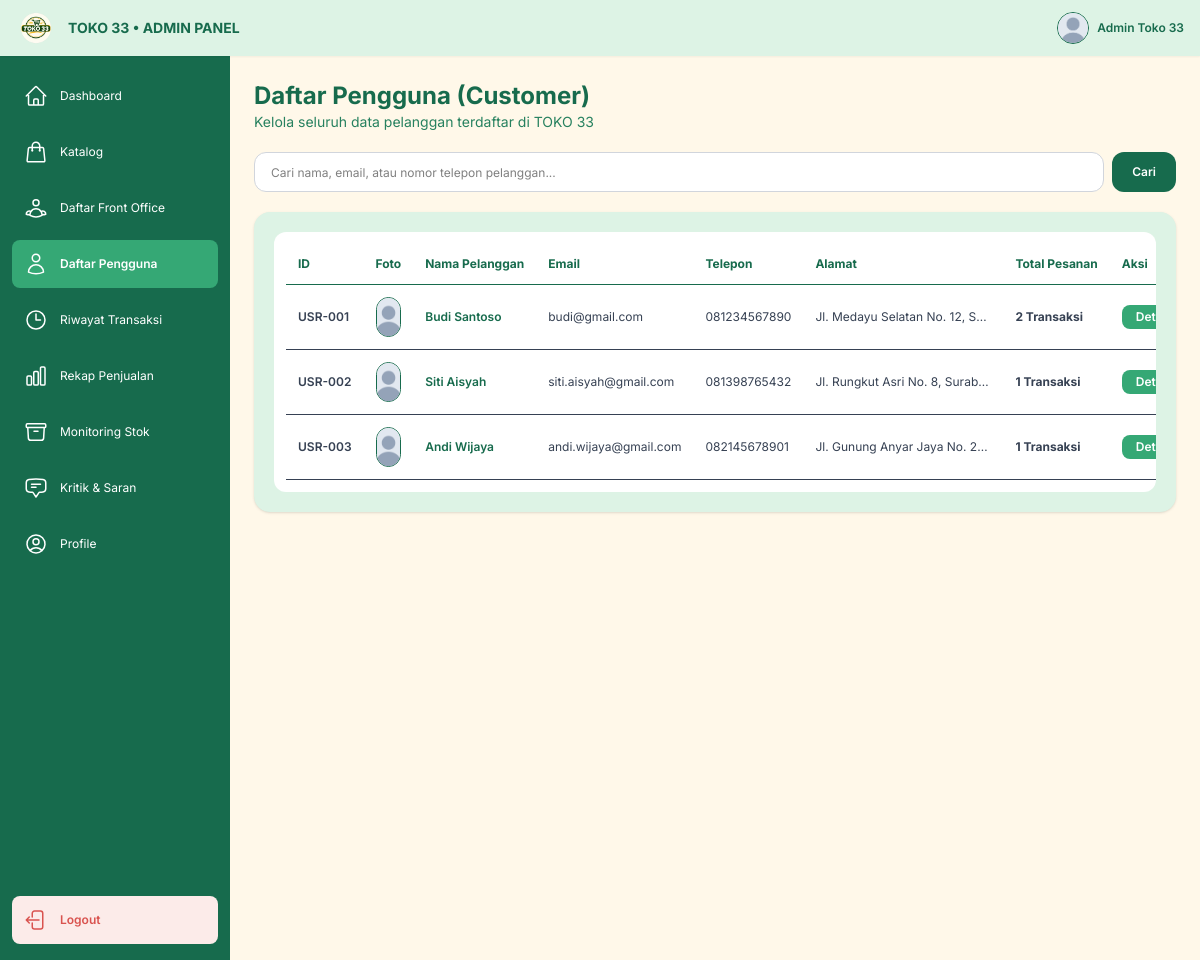
The app's page /admin/daftar_pengguna.php (signed in) with its own data.
### tables this page shows
CREATE TABLE `users` (
  `id_user` int NOT NULL AUTO_INCREMENT,
  `nama` varchar(100) DEFAULT NULL,
  `no_telp` varchar(20) DEFAULT NULL,
  `email` varchar(100) DEFAULT NULL,
  `alamat` text,
  `tanggal_lahir` date DEFAULT NULL,
  `password` varchar(255) DEFAULT NULL,
  `foto_profile` varchar(255) DEFAULT NULL,
  `gender` enum('L','P') DEFAULT NULL,
  `created_at` timestamp NOT NULL DEFAULT CURRENT_TIMESTAMP,
  PRIMARY KEY (`id_user`),
  UNIQUE KEY `email` (`email`)
);

### admin/daftar_pengguna.php (the view, shortened to what this page needs)
<?php
require_once __DIR__ . "/../config/connection.php";
$q = trim($_GET['q'] ?? '');
$where = "";
$res = mysqli_query($connect, "
    SELECT u.*, (SELECT COUNT(*) FROM transaksi t WHERE t.id_user = u.id_user) AS total_pesanan
    FROM users u
    $where
    ORDER BY u.id_user ASC
");
?>
<!DOCTYPE html>
<html lang="id">
<head>
    <script src="https://cdn.jsdelivr.net/npm/@tailwindcss/browser@4"></script>
</head>
<body class="m-0 p-0 w-full min-h-screen overflow-x-hidden bg-[#F5F5F5]">
    <div class="w-full min-h-screen">
        <header class="bg-[#DDF3E5] sticky top-0 z-30 flex items-center justify-between px-4 h-14 w-full shadow-xs print:hidden">
            <div class="flex items-center gap-3">
                <img src="../asset/logo.png" alt="Logo Toko 33" class="w-10 h-10 object-contain">
                <h1 class="text-[#176B4D] text-sm font-bold">TOKO 33 • ADMIN PANEL</h1>
            </div>
            <a href="profile.php" class="flex items-center gap-2 hover:opacity-85" title="Lihat Profile Admin">
                <?php
                $fotoAdm = $_SESSION['foto_profile'] ?? 'default-profile.png';
                $fotoAdmPath = "../asset/profile/" . basename($fotoAdm);
                ?>
                <img src="<?= htmlspecialchars($fotoAdmPath) ?>" alt="Admin" class="w-8 h-8 rounded-full object-cover border border-[#176B4D] bg-white">
                <span class="text-xs font-semibold text-[#176B4D]"><?= htmlspecialchars($_SESSION['nama'] ?? 'Admin') ?></span>
            </a>
        </header>
        <div class="grid grid-cols-[55px_minmax(0,1fr)] sm:grid-cols-[65px_minmax(0,1fr)] md:grid-cols-[200px_minmax(0,1fr)] lg:grid-cols-[230px_minmax(0,1fr)]">
            <aside class="bg-[#176B4D] text-white flex flex-col justify-between py-4 px-1 sm:px-2 md:px-3 sticky top-14 h-[calc(100vh-56px)] overflow-y-auto shrink-0 print:hidden">
                <nav class="flex flex-col gap-2">
                    <a href="dashboard.php" title="Dashboard" class="flex items-center justify-center md:justify-start gap-3 hover:bg-[#27815F] rounded-lg px-2 md:px-3 py-3">
                        <span class="hidden md:inline text-xs">Dashboard</span>
                    </a>
                    <a href="stock_homecare.php" title="Katalog" class="flex items-center justify-center md:justify-start gap-3 hover:bg-[#27815F] rounded-lg px-2 md:px-3 py-3">
                        <span class="hidden md:inline text-xs">Katalog</span>
                    </a>
                    <a href="daftar_fo.php" title="Daftar Front Office" class="flex items-center justify-center md:justify-start gap-3 hover:bg-[#27815F] rounded-lg px-2 md:px-3 py-3">
                        <span class="hidden md:inline text-xs">Daftar Front Office</span>
                    </a>
                    <a href="daftar_pengguna.php" title="Daftar Pengguna" class="flex items-center justify-center md:justify-start gap-3 bg-[#35A875] font-semibold rounded-lg px-2 md:px-3 py-3">
                        <span class="hidden md:inline text-xs">Daftar Pengguna</span>
                    </a>
                    <a href="riwayat_transaksi.php" title="Riwayat Transaksi" class="flex items-center justify-center md:justify-start gap-3 hover:bg-[#27815F] rounded-lg px-2 md:px-3 py-3">
                        <svg xmlns="http://www.w3.org/2000/svg" fill="none" viewBox="0 0 24 24" stroke-width="1.5" stroke="currentColor" class="size-6"><path stroke-linecap="round" stroke-linejoin="round" d="M12 6v6h4.5m4.5 0a9 9 0 1 1-18 0 9 9 0 0 1 18 0Z" /></svg>
                        <span class="hidden md:inline text-xs">Riwayat Transaksi</span>
                    </a>
                    <a href="rekap_penjualan.php" title="Rekap Penjualan" class="flex items-center justify-center md:justify-start gap-3 hover:bg-[#27815F] rounded-lg px-2 md:px-3 py-3">
                        <span class="hidden md:inline text-xs">Rekap Penjualan</span>
                    </a>
                    <a href="monitoring_stock.php" title="Monitoring Stok" class="flex items-center justify-center md:justify-start gap-3 hover:bg-[#27815F] rounded-lg px-2 md:px-3 py-3">
                        <span class="hidden md:inline text-xs">Monitoring Stok</span>
                    </a>
                    <a href="kritiksaran.php" title="Kritik & Saran" class="flex items-center justify-center md:justify-start gap-3 hover:bg-[#27815F] rounded-lg px-2 md:px-3 py-3">
                        <span class="hidden md:inline text-xs">Kritik & Saran</span>
                    </a>
                    <a href="profile.php" title="Profile" class="flex items-center justify-center md:justify-start gap-3 hover:bg-[#27815F] rounded-lg px-2 md:px-3 py-3">
                        <span class="hidden md:inline text-xs">Profile</span>
                    </a>
                </nav>
                <a href="../api/admin/logout_admin.php" title="Logout" class="flex items-center justify-center md:justify-start gap-3 bg-[#FCEBE9] text-[#D9534F] rounded-lg px-2 md:px-3 py-3 mt-5">
                    <span class="hidden md:inline text-xs font-semibold">Logout</span>
                </a>
            </aside>
            <main class="bg-[#FFF8E9] p-4 sm:p-5 md:p-6 min-w-0">
<div class="mb-5">
    <h2 class="text-xl sm:text-2xl font-bold text-[#176B4D]">Daftar Pengguna (Customer)</h2>
    <p class="text-xs sm:text-sm text-[#27815F]">Kelola seluruh data pelanggan terdaftar di TOKO 33</p>
</div>
<form method="GET" action="daftar_pengguna.php" class="flex gap-2 mb-5">
    <input type="text" name="q" value="<?= htmlspecialchars($q) ?>" placeholder="Cari nama, email, atau nomor telepon pelanggan..." class="flex-1 h-10 px-4 rounded-xl border border-gray-300 bg-white text-xs">
    <button type="submit" class="h-10 px-5 rounded-xl bg-[#176B4D] text-white text-xs font-semibold cursor-pointer">Cari</button>
</form>
<section class="bg-[#DDF3E5] rounded-2xl p-5 shadow-sm">
    <div class="overflow-x-auto bg-white rounded-xl p-3">
        <table class="w-full text-left border-collapse min-w-[850px] text-xs">
            <thead>
                <tr class="border-b text-[#176B4D]">
                    <th class="py-3 px-3 whitespace-nowrap align-middle">ID</th>
                    <th class="py-3 px-3 whitespace-nowrap align-middle">Foto</th>
                    <th class="py-3 px-3 whitespace-nowrap align-middle">Nama Pelanggan</th>
                    <th class="py-3 px-3 whitespace-nowrap align-middle">Email</th>
                    <th class="py-3 px-3 whitespace-nowrap align-middle">Telepon</th>
                    <th class="py-3 px-3 whitespace-nowrap align-middle">Alamat</th>
                    <th class="py-3 px-3 whitespace-nowrap align-middle">Total Pesanan</th>
                    <th class="py-3 px-3 whitespace-nowrap align-middle">Aksi</th>
                </tr>
            </thead>
            <tbody class="text-gray-700">
                <?php while ($res && $u = mysqli_fetch_assoc($res)):
                    $foto = !empty($u['foto_profile']) ? "../asset/profile/" . basename($u['foto_profile']) : "../asset/default-profile.png";
                ?>
                <tr class="border-b hover:bg-gray-50">
                    <td class="py-3 px-3 font-semibold whitespace-nowrap align-middle">USR-<?= str_pad((string)$u['id_user'], 3, '0', STR_PAD_LEFT) ?></td>
                    <td class="py-3 px-3 whitespace-nowrap align-middle"><img src="<?= htmlspecialchars($foto) ?>" class="w-10 h-10 rounded-full object-cover border border-[#176B4D]" alt=""></td>
                    <td class="py-3 px-3 font-semibold text-[#176B4D] whitespace-nowrap align-middle"><?= htmlspecialchars($u['nama']) ?></td>
                    <td class="py-3 px-3 whitespace-nowrap align-middle"><?= htmlspecialchars($u['email']) ?></td>
                    <td class="py-3 px-3 whitespace-nowrap align-middle"><?= htmlspecialchars($u['no_telp'] ?? '-') ?></td>
                    <td class="py-3 px-3 max-w-[200px] truncate whitespace-nowrap align-middle"><?= htmlspecialchars($u['alamat'] ?? '-') ?></td>
                    <td class="py-3 px-3 font-bold whitespace-nowrap align-middle"><?= (int)$u['total_pesanan'] ?> Transaksi</td>
                    <td class="py-3 px-3 whitespace-nowrap align-middle">
                        <div class="flex gap-2">
                            <a href="view_pengguna.php?id=<?= (int)$u['id_user'] ?>" class="inline-flex items-center justify-center px-3.5 py-1 rounded-lg bg-[#35A875] text-white font-semibold whitespace-nowrap">Detail</a>
                        </div>
                    </td>
                </tr>
                <?php endwhile; ?>
            </tbody>
        </table>
    </div>
</section>
            </main>
        </div>
    </div>
</body>
</html>

### admin/daftar_pengguna.php (style rules this page uses)
body { font-family: 'Inter', sans-serif; }

### records on screen
users: id_user "001", foto_profile (placeholder picture), nama "Budi Santoso", email "budi@gmail.com", no_telp "081234567890", alamat "Jl. Medayu Selatan No. 12, S…", total_pesanan "2"
users: id_user "002", foto_profile (placeholder picture), nama "Siti Aisyah", email "siti.aisyah@gmail.com", no_telp "081398765432", alamat "Jl. Rungkut Asri No. 8, Surab…", total_pesanan "1"
users: id_user "003", foto_profile (placeholder picture), nama "Andi Wijaya", email "andi.wijaya@gmail.com", no_telp "082145678901", alamat "Jl. Gunung Anyar Jaya No. 2…", total_pesanan "1"

### other values on screen
$_SESSION['nama'] "Admin Toko 33"
